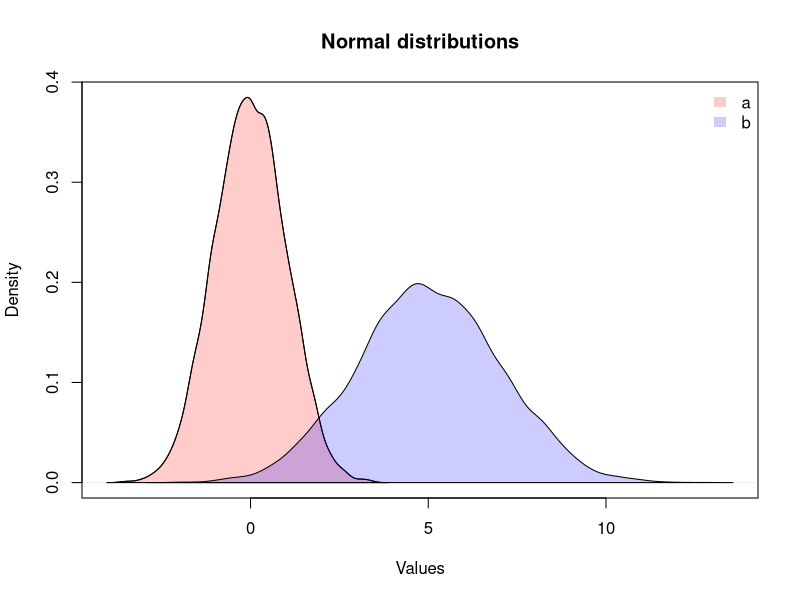

The R source for this figure:
# Generate two Normally distributed variables
N<-10000
a<-rnorm(N, mean=0, sd=1)
b<-rnorm(N, mean=5, sd=2)

# Compute density
da<-density(a)
db<-density(b)

# Plot density distributions
plot(da, 
  xlim = range(da$x, db$x), 
  ylim = range(da$y, db$y),
  main = "Normal distributions",
  xlab = "Values")
polygon(da, col=rgb(1,0,0,0.2))
polygon(db, col=rgb(0,0,1,0.2))
legend('topright', 
  legend=c('a','b'),
  fill = c(rgb(1,0,0,0.2), rgb(0,0,1,0.2)), 
  bty = 'n',
  border = NA)

